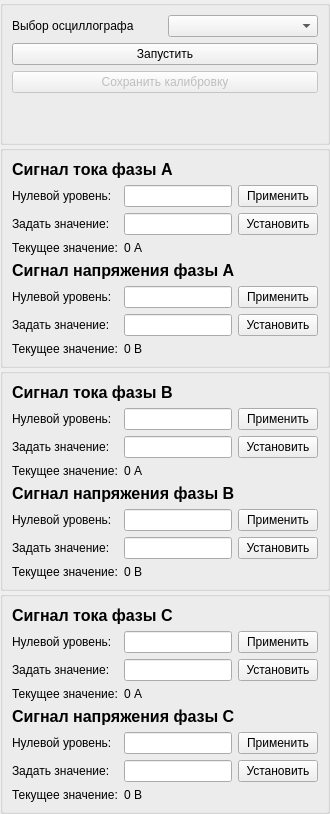
    <widget class="QWidget" name="widget_3" native="true">
     <property name="maximumSize">
      <size>
       <width>350</width>
       <height>16777215</height>
      </size>
     </property>
     <layout class="QVBoxLayout" name="verticalLayout">
      <property name="spacing">
       <number>0</number>
      </property>
      <property name="leftMargin">
       <number>0</number>
      </property>
      <property name="topMargin">
       <number>0</number>
      </property>
      <property name="rightMargin">
       <number>0</number>
      </property>
      <property name="bottomMargin">
       <number>0</number>
      </property>
      <item>
       <widget class="QGroupBox" name="groupBox_8">
        <property name="maximumSize">
         <size>
          <width>16777215</width>
          <height>16777215</height>
         </size>
        </property>
        <property name="title">
         <string/>
        </property>
        <layout class="QGridLayout" name="gridLayout_21">
         <item row="0" column="0">
          <widget class="QLabel" name="label_14">
           <property name="text">
            <string>Выбор осциллографа</string>
           </property>
          </widget>
         </item>
         <item row="2" column="0" colspan="2">
          <widget class="QPushButton" name="acceptButton">
           <property name="enabled">
            <bool>false</bool>
           </property>
           <property name="text">
            <string>Сохранить калибровку</string>
           </property>
          </widget>
         </item>
         <item row="1" column="0" colspan="2">
          <widget class="QPushButton" name="kalibrStartButton">
           <property name="text">
            <string>Запустить</string>
           </property>
           <property name="checkable">
            <bool>true</bool>
           </property>
          </widget>
         </item>
         <item row="0" column="1">
          <widget class="QComboBox" name="comboBox_19"/>
         </item>
         <item row="3" column="0">
          <spacer name="verticalSpacer_3">
           <property name="orientation">
            <enum>Qt::Vertical</enum>
           </property>
           <property name="sizeHint" stdset="0">
            <size>
             <width>20</width>
             <height>40</height>
            </size>
           </property>
          </spacer>
         </item>
        </layout>
       </widget>
      </item>
      <item>
       <widget class="QGroupBox" name="groupBox">
        <property name="sizePolicy">
         <sizepolicy hsizetype="Preferred" vsizetype="Preferred">
          <horstretch>0</horstretch>
          <verstretch>0</verstretch>
         </sizepolicy>
        </property>
        <property name="maximumSize">
         <size>
          <width>16777215</width>
          <height>16777215</height>
         </size>
        </property>
        <property name="title">
         <string/>
        </property>
        <layout class="QGridLayout" name="gridLayout">
         <item row="3" column="1" colspan="2">
          <widget class="QLabel" name="labelValueIa">
           <property name="text">
            <string>0 А</string>
           </property>
          </widget>
         </item>
         <item row="6" column="0">
          <widget class="QLabel" name="label_4">
           <property name="text">
            <string>Задать значение:</string>
           </property>
          </widget>
         </item>
         <item row="1" column="2">
          <widget class="QPushButton" name="pushButtonZeroApplyIa">
           <property name="text">
            <string>Применить</string>
           </property>
          </widget>
         </item>
         <item row="5" column="2">
          <widget class="QPushButton" name="pushButtonZeroApplyUa">
           <property name="text">
            <string>Применить</string>
           </property>
          </widget>
         </item>
         <item row="3" column="0">
          <widget class="QLabel" name="label_31">
           <property name="maximumSize">
            <size>
             <width>16777215</width>
             <height>30</height>
            </size>
           </property>
           <property name="text">
            <string>Текущее значение:</string>
           </property>
          </widget>
         </item>
         <item row="5" column="0">
          <widget class="QLabel" name="label_6">
           <property name="text">
            <string>Нулевой уровень:</string>
           </property>
          </widget>
         </item>
         <item row="2" column="2">
          <widget class="QPushButton" name="pushButtonValueApplyIa">
           <property name="text">
            <string>Установить</string>
           </property>
          </widget>
         </item>
         <item row="1" column="0">
          <widget class="QLabel" name="label">
           <property name="text">
            <string>Нулевой уровень:</string>
           </property>
          </widget>
         </item>
         <item row="2" column="0">
          <widget class="QLabel" name="label_2">
           <property name="text">
            <string>Задать значение:</string>
           </property>
          </widget>
         </item>
         <item row="2" column="1">
          <widget class="QLineEdit" name="lineEditValueIa"/>
         </item>
         <item row="1" column="1">
          <widget class="QLineEdit" name="lineEditZeroIa"/>
         </item>
         <item row="4" column="0" colspan="3">
          <widget class="QLabel" name="label_5">
           <property name="text">
            <string>&lt;html&gt;&lt;head/&gt;&lt;body&gt;&lt;p&gt;&lt;span style=&quot; font-size:12pt; font-weight:600;&quot;&gt;Сигнал напряжения фазы А&lt;/span&gt;&lt;/p&gt;&lt;/body&gt;&lt;/html&gt;</string>
           </property>
          </widget>
         </item>
         <item row="5" column="1">
          <widget class="QLineEdit" name="lineEditZeroUa"/>
         </item>
         <item row="0" column="0" colspan="2">
          <widget class="QLabel" name="label_3">
           <property name="text">
            <string>&lt;html&gt;&lt;head/&gt;&lt;body&gt;&lt;p&gt;&lt;span style=&quot; font-size:12pt; font-weight:600;&quot;&gt;Сигнал тока фазы А&lt;/span&gt;&lt;/p&gt;&lt;/body&gt;&lt;/html&gt;</string>
           </property>
          </widget>
         </item>
         <item row="7" column="0">
          <widget class="QLabel" name="label_35">
           <property name="maximumSize">
            <size>
             <width>16777215</width>
             <height>30</height>
            </size>
           </property>
           <property name="text">
            <string>Текущее значение:</string>
           </property>
          </widget>
         </item>
         <item row="7" column="1" colspan="2">
          <widget class="QLabel" name="labelValueUa">
           <property name="text">
            <string>0 В</string>
           </property>
          </widget>
         </item>
         <item row="6" column="1">
          <widget class="QLineEdit" name="lineEditValueUa"/>
         </item>
         <item row="6" column="2">
          <widget class="QPushButton" name="pushButtonValueApplyUa">
           <property name="text">
            <string>Установить</string>
           </property>
          </widget>
         </item>
        </layout>
       </widget>
      </item>
      <item>
       <widget class="QGroupBox" name="groupBox_2">
        <property name="maximumSize">
         <size>
          <width>16777215</width>
          <height>16777215</height>
         </size>
        </property>
        <property name="title">
         <string/>
        </property>
        <layout class="QGridLayout" name="gridLayout_2">
         <item row="4" column="0" colspan="3">
          <widget class="QLabel" name="label_23">
           <property name="text">
            <string>&lt;html&gt;&lt;head/&gt;&lt;body&gt;&lt;p&gt;&lt;span style=&quot; font-size:12pt; font-weight:600;&quot;&gt;Сигнал напряжения фазы В&lt;/span&gt;&lt;/p&gt;&lt;/body&gt;&lt;/html&gt;</string>
           </property>
          </widget>
         </item>
         <item row="0" column="0" colspan="2">
          <widget class="QLabel" name="label_21">
           <property name="text">
            <string>&lt;html&gt;&lt;head/&gt;&lt;body&gt;&lt;p&gt;&lt;span style=&quot; font-size:12pt; font-weight:600;&quot;&gt;Сигнал тока фазы В&lt;/span&gt;&lt;/p&gt;&lt;/body&gt;&lt;/html&gt;</string>
           </property>
          </widget>
         </item>
         <item row="6" column="1">
          <widget class="QLineEdit" name="lineEditValueUb"/>
         </item>
         <item row="3" column="1" colspan="2">
          <widget class="QLabel" name="labelValueIb">
           <property name="text">
            <string>0 А</string>
           </property>
          </widget>
         </item>
         <item row="1" column="2">
          <widget class="QPushButton" name="pushButtonZeroApplyIb">
           <property name="text">
            <string>Применить</string>
           </property>
          </widget>
         </item>
         <item row="5" column="1">
          <widget class="QLineEdit" name="lineEditZeroUb"/>
         </item>
         <item row="6" column="2">
          <widget class="QPushButton" name="pushButtonValueApplyUb">
           <property name="text">
            <string>Установить</string>
           </property>
          </widget>
         </item>
         <item row="6" column="0">
          <widget class="QLabel" name="label_22">
           <property name="text">
            <string>Задать значение:</string>
           </property>
          </widget>
         </item>
         <item row="7" column="0">
          <widget class="QLabel" name="label_36">
           <property name="maximumSize">
            <size>
             <width>16777215</width>
             <height>30</height>
            </size>
           </property>
           <property name="text">
            <string>Текущее значение:</string>
           </property>
          </widget>
         </item>
         <item row="1" column="1">
          <widget class="QLineEdit" name="lineEditZeroIb"/>
         </item>
         <item row="2" column="2">
          <widget class="QPushButton" name="pushButtonValueApplyIb">
           <property name="text">
            <string>Установить</string>
           </property>
          </widget>
         </item>
         <item row="5" column="0">
          <widget class="QLabel" name="label_24">
           <property name="text">
            <string>Нулевой уровень:</string>
           </property>
          </widget>
         </item>
         <item row="7" column="1" colspan="2">
          <widget class="QLabel" name="labelValueUb">
           <property name="text">
            <string>0 В</string>
           </property>
          </widget>
         </item>
         <item row="3" column="0">
          <widget class="QLabel" name="label_33">
           <property name="maximumSize">
            <size>
             <width>16777215</width>
             <height>30</height>
            </size>
           </property>
           <property name="text">
            <string>Текущее значение:</string>
           </property>
          </widget>
         </item>
         <item row="5" column="2">
          <widget class="QPushButton" name="pushButtonZeroApplyUb">
           <property name="text">
            <string>Применить</string>
           </property>
          </widget>
         </item>
         <item row="2" column="0">
          <widget class="QLabel" name="label_20">
           <property name="text">
            <string>Задать значение:</string>
           </property>
          </widget>
         </item>
         <item row="1" column="0">
          <widget class="QLabel" name="label_19">
           <property name="text">
            <string>Нулевой уровень:</string>
           </property>
          </widget>
         </item>
         <item row="2" column="1">
          <widget class="QLineEdit" name="lineEditValueIb"/>
         </item>
        </layout>
       </widget>
      </item>
      <item>
       <widget class="QGroupBox" name="groupBox_3">
        <property name="maximumSize">
         <size>
          <width>16777215</width>
          <height>16777215</height>
         </size>
        </property>
        <property name="title">
         <string/>
        </property>
        <layout class="QGridLayout" name="gridLayout_3">
         <item row="5" column="2">
          <widget class="QPushButton" name="pushButtonZeroApplyUc">
           <property name="text">
            <string>Применить</string>
           </property>
          </widget>
         </item>
         <item row="3" column="0">
          <widget class="QLabel" name="label_34">
           <property name="maximumSize">
            <size>
             <width>16777215</width>
             <height>30</height>
            </size>
           </property>
           <property name="text">
            <string>Текущее значение:</string>
           </property>
          </widget>
         </item>
         <item row="4" column="0" colspan="3">
          <widget class="QLabel" name="label_29">
           <property name="text">
            <string>&lt;html&gt;&lt;head/&gt;&lt;body&gt;&lt;p&gt;&lt;span style=&quot; font-size:12pt; font-weight:600;&quot;&gt;Сигнал напряжения фазы C&lt;/span&gt;&lt;/p&gt;&lt;/body&gt;&lt;/html&gt;</string>
           </property>
          </widget>
         </item>
         <item row="1" column="1">
          <widget class="QLineEdit" name="lineEditZeroIc"/>
         </item>
         <item row="5" column="0">
          <widget class="QLabel" name="label_30">
           <property name="text">
            <string>Нулевой уровень:</string>
           </property>
          </widget>
         </item>
         <item row="5" column="1">
          <widget class="QLineEdit" name="lineEditZeroUc"/>
         </item>
         <item row="2" column="0">
          <widget class="QLabel" name="label_26">
           <property name="text">
            <string>Задать значение:</string>
           </property>
          </widget>
         </item>
         <item row="6" column="0">
          <widget class="QLabel" name="label_28">
           <property name="text">
            <string>Задать значение:</string>
           </property>
          </widget>
         </item>
         <item row="1" column="0">
          <widget class="QLabel" name="label_25">
           <property name="text">
            <string>Нулевой уровень:</string>
           </property>
          </widget>
         </item>
         <item row="1" column="2">
          <widget class="QPushButton" name="pushButtonZeroApplyIc">
           <property name="text">
            <string>Применить</string>
           </property>
          </widget>
         </item>
         <item row="0" column="0" colspan="2">
          <widget class="QLabel" name="label_27">
           <property name="text">
            <string>&lt;html&gt;&lt;head/&gt;&lt;body&gt;&lt;p&gt;&lt;span style=&quot; font-size:12pt; font-weight:600;&quot;&gt;Сигнал тока фазы C&lt;/span&gt;&lt;/p&gt;&lt;/body&gt;&lt;/html&gt;</string>
           </property>
          </widget>
         </item>
         <item row="7" column="0">
          <widget class="QLabel" name="label_37">
           <property name="maximumSize">
            <size>
             <width>16777215</width>
             <height>30</height>
            </size>
           </property>
           <property name="text">
            <string>Текущее значение:</string>
           </property>
          </widget>
         </item>
         <item row="3" column="1" colspan="2">
          <widget class="QLabel" name="labelValueIc">
           <property name="text">
            <string>0 А</string>
           </property>
          </widget>
         </item>
         <item row="7" column="1" colspan="2">
          <widget class="QLabel" name="labelValueUc">
           <property name="text">
            <string>0 В</string>
           </property>
          </widget>
         </item>
         <item row="2" column="1">
          <widget class="QLineEdit" name="lineEditValueIc"/>
         </item>
         <item row="2" column="2">
          <widget class="QPushButton" name="pushButtonValueApplyIc">
           <property name="text">
            <string>Установить</string>
           </property>
          </widget>
         </item>
         <item row="6" column="1">
          <widget class="QLineEdit" name="lineEditValueUc"/>
         </item>
         <item row="6" column="2">
          <widget class="QPushButton" name="pushButtonValueApplyUc">
           <property name="text">
            <string>Установить</string>
           </property>
          </widget>
         </item>
        </layout>
       </widget>
      </item>
     </layout>
    </widget>
